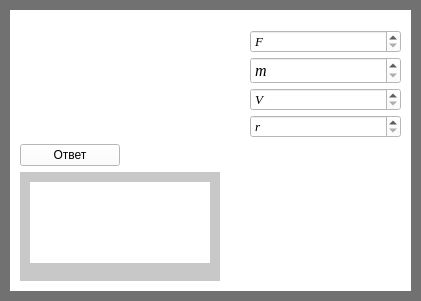
     <widget class="QWidget" name="widget_9" native="true">
      <property name="geometry">
       <rect>
        <x>690</x>
        <y>270</y>
        <width>421</width>
        <height>301</height>
       </rect>
      </property>
      <property name="styleSheet">
       <string notr="true">background-color: rgb(0, 0, 0);
background-color: rgb(113, 113, 113);</string>
      </property>
      <widget class="QWidget" name="widget_10" native="true">
       <property name="geometry">
        <rect>
         <x>10</x>
         <y>10</y>
         <width>401</width>
         <height>281</height>
        </rect>
       </property>
       <property name="styleSheet">
        <string notr="true">background-color: rgb(255, 255, 255);</string>
       </property>
       <widget class="QWidget" name="verticalLayoutWidget_22">
        <property name="geometry">
         <rect>
          <x>10</x>
          <y>20</y>
          <width>381</width>
          <height>251</height>
         </rect>
        </property>
        <layout class="QVBoxLayout" name="verticalLayout_25">
         <item>
          <layout class="QHBoxLayout" name="horizontalLayout_13">
           <property name="spacing">
            <number>50</number>
           </property>
           <item>
            <widget class="QLabel" name="label_25">
             <property name="minimumSize">
              <size>
               <width>180</width>
               <height>0</height>
              </size>
             </property>
             <property name="styleSheet">
              <string notr="true">background-color: rgb(255, 255, 255);</string>
             </property>
             <property name="text">
              <string/>
             </property>
             <property name="pixmap">
              <pixmap>D:/Downloads/2018-12-06_22-04-58.jpg</pixmap>
             </property>
            </widget>
           </item>
           <item>
            <layout class="QVBoxLayout" name="verticalLayout_12">
             <property name="spacing">
              <number>4</number>
             </property>
             <item>
              <widget class="QSpinBox" name="spinBox_26">
               <property name="font">
                <font>
                 <family>Times New Roman</family>
                 <pointsize>10</pointsize>
                 <italic>true</italic>
                </font>
               </property>
               <property name="specialValueText">
                <string>F</string>
               </property>
               <property name="maximum">
                <number>1000000000</number>
               </property>
              </widget>
             </item>
             <item>
              <widget class="QSpinBox" name="spinBox_27">
               <property name="font">
                <font>
                 <family>Times New Roman</family>
                 <pointsize>12</pointsize>
                 <italic>true</italic>
                </font>
               </property>
               <property name="specialValueText">
                <string>m</string>
               </property>
               <property name="maximum">
                <number>1000000000</number>
               </property>
              </widget>
             </item>
             <item>
              <widget class="QSpinBox" name="spinBox_24">
               <property name="font">
                <font>
                 <family>Times New Roman</family>
                 <pointsize>10</pointsize>
                 <italic>true</italic>
                </font>
               </property>
               <property name="specialValueText">
                <string>V</string>
               </property>
               <property name="maximum">
                <number>1000000000</number>
               </property>
              </widget>
             </item>
             <item>
              <widget class="QSpinBox" name="spinBox_25">
               <property name="font">
                <font>
                 <family>Times New Roman</family>
                 <pointsize>10</pointsize>
                 <italic>true</italic>
                </font>
               </property>
               <property name="specialValueText">
                <string>r</string>
               </property>
               <property name="maximum">
                <number>1000000000</number>
               </property>
              </widget>
             </item>
            </layout>
           </item>
          </layout>
         </item>
         <item>
          <widget class="QPushButton" name="pushButton_8">
           <property name="minimumSize">
            <size>
             <width>100</width>
             <height>0</height>
            </size>
           </property>
           <property name="maximumSize">
            <size>
             <width>100</width>
             <height>16777215</height>
            </size>
           </property>
           <property name="text">
            <string>Ответ</string>
           </property>
          </widget>
         </item>
         <item>
          <widget class="QWidget" name="widget_38" native="true">
           <property name="maximumSize">
            <size>
             <width>200</width>
             <height>16777215</height>
            </size>
           </property>
           <property name="styleSheet">
            <string notr="true">background-color: rgb(200, 200, 200);</string>
           </property>
           <widget class="QLabel" name="label_8">
            <property name="geometry">
             <rect>
              <x>10</x>
              <y>10</y>
              <width>180</width>
              <height>81</height>
             </rect>
            </property>
            <property name="minimumSize">
             <size>
              <width>180</width>
              <height>0</height>
             </size>
            </property>
            <property name="maximumSize">
             <size>
              <width>180</width>
              <height>16777215</height>
             </size>
            </property>
            <property name="styleSheet">
             <string notr="true">background-color: rgb(255, 255, 255);</string>
            </property>
            <property name="text">
             <string/>
            </property>
           </widget>
          </widget>
         </item>
        </layout>
       </widget>
      </widget>
     </widget>
